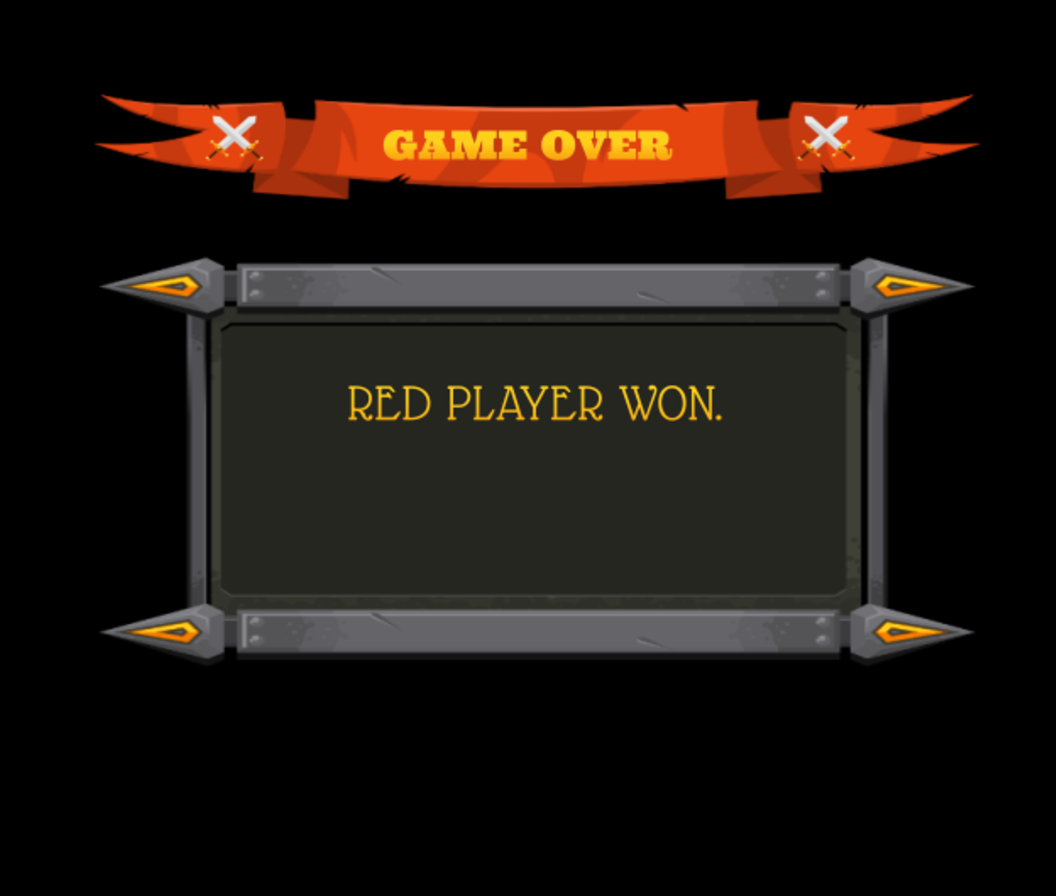

Below is a game level as drawn by its tile map, then a one-line description and the .tmx file that defines it, in full:
An orthogonal 33x28 tile map with 32x32 px tiles, 1 tile layer (Tile Layer 1).

<map version="1.8" tiledversion="1.8.2" orientation="orthogonal" renderorder="right-down" width="33" height="28" tilewidth="32" tileheight="32" infinite="0" nextlayerid="2" nextobjectid="1">
 <tileset firstgid="1" source="red.tsx" />
 <layer id="1" name="Tile Layer 1" width="33" height="28">
  <data encoding="csv">
0,0,0,0,0,0,0,0,0,0,0,0,0,0,0,0,0,0,0,0,0,0,0,0,0,0,0,0,0,0,0,0,0,
0,0,0,0,0,0,0,0,0,0,0,0,0,0,0,0,0,0,0,0,0,0,0,0,0,0,0,0,0,0,0,0,0,
0,0,1,2,3,4,5,6,7,8,9,10,11,12,13,14,15,16,17,18,19,20,21,22,23,24,25,26,27,28,29,0,0,
0,0,32,33,34,35,36,37,38,39,40,41,42,43,44,45,46,47,48,49,50,51,52,53,54,55,56,57,58,59,60,0,0,
0,0,63,64,65,66,67,68,69,70,71,72,73,74,75,76,77,78,79,80,81,82,83,84,85,86,87,88,89,90,91,0,0,
0,0,94,95,96,97,98,99,100,101,102,103,104,105,106,107,108,109,110,111,112,113,114,115,116,117,118,119,120,121,122,0,0,
0,0,125,126,127,128,129,130,131,132,133,134,135,136,137,138,139,140,141,142,143,144,145,146,147,148,149,150,151,152,153,0,0,
0,0,156,157,158,159,160,161,162,163,164,165,166,167,168,169,170,171,172,173,174,175,176,177,178,179,180,181,182,183,184,0,0,
0,0,187,188,189,190,191,192,193,194,195,196,197,198,199,200,201,202,203,204,205,206,207,208,209,210,211,212,213,214,215,0,0,
0,0,218,219,220,221,222,223,224,225,226,227,228,229,230,231,232,233,234,235,236,237,238,239,240,241,242,243,244,245,246,0,0,
0,0,249,250,251,252,253,254,255,256,257,258,259,260,261,262,263,264,265,266,267,268,269,270,271,272,273,274,275,276,277,0,0,
0,0,280,281,282,283,284,285,286,287,288,289,290,291,292,293,294,295,296,297,298,299,300,301,302,303,304,305,306,307,308,0,0,
0,0,311,312,313,314,315,316,317,318,319,320,321,322,323,324,325,326,327,328,329,330,331,332,333,334,335,336,337,338,339,0,0,
0,0,342,343,344,345,346,347,348,349,350,351,352,353,354,355,356,357,358,359,360,361,362,363,364,365,366,367,368,369,370,0,0,
0,0,373,374,375,376,377,378,379,380,381,382,383,384,385,386,387,388,389,390,391,392,393,394,395,396,397,398,399,400,401,0,0,
0,0,404,405,406,407,408,409,410,411,412,413,414,415,416,417,418,419,420,421,422,423,424,425,426,427,428,429,430,431,432,0,0,
0,0,435,436,437,438,439,440,441,442,443,444,445,446,447,448,449,450,451,452,453,454,455,456,457,458,459,460,461,462,463,0,0,
0,0,466,467,468,469,470,471,472,473,474,475,476,477,478,479,480,481,482,483,484,485,486,487,488,489,490,491,492,493,494,0,0,
0,0,497,498,499,500,501,502,503,504,505,506,507,508,509,510,511,512,513,514,515,516,517,518,519,520,521,522,523,524,525,0,0,
0,0,528,529,530,531,532,533,534,535,536,537,538,539,540,541,542,543,544,545,546,547,548,549,550,551,552,553,554,555,556,0,0,
0,0,559,560,561,562,563,564,565,566,567,568,569,570,571,572,573,574,575,576,577,578,579,580,581,582,583,584,585,586,587,0,0,
0,0,0,0,0,0,0,0,0,0,0,0,0,0,0,0,0,0,0,0,0,0,0,0,0,0,0,0,0,0,0,0,0,
0,0,0,0,0,0,0,0,0,0,0,0,0,0,0,0,0,0,0,0,0,0,0,0,0,0,0,0,0,0,0,0,0,
0,0,0,0,0,0,0,0,0,0,0,0,0,0,0,0,0,0,0,0,0,0,0,0,0,0,0,0,0,0,0,0,0,
0,0,0,0,0,0,0,0,0,0,0,0,0,0,0,0,0,0,0,0,0,0,0,0,0,0,0,0,0,0,0,0,0,
0,0,0,0,0,0,0,0,0,0,0,0,0,0,0,0,0,0,0,0,0,0,0,0,0,0,0,0,0,0,0,0,0,
0,0,0,0,0,0,0,0,0,0,0,0,0,0,0,0,0,0,0,0,0,0,0,0,0,0,0,0,0,0,0,0,0,
0,0,0,0,0,0,0,0,0,0,0,0,0,0,0,0,0,0,0,0,0,0,0,0,0,0,0,0,0,0,0,0,0
</data>
 </layer>
</map>